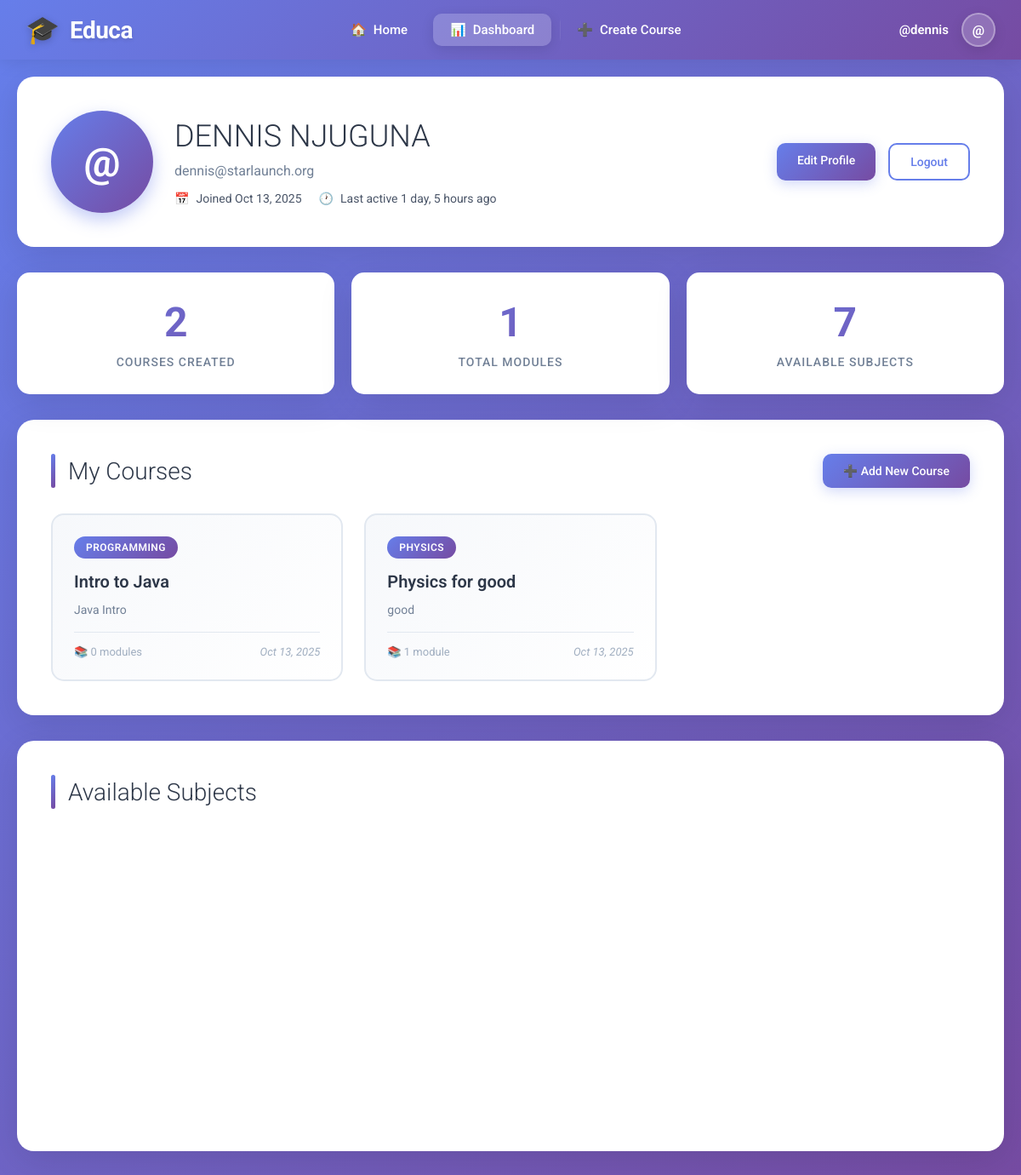
/accounts/profile/ (signed in), run on the app's committed database.
### courses/models.py (models this page shows, shortened)
class Course(models.Model):
    owner = models.ForeignKey(User,
                              related_name='courses_created',
                              on_delete=models.CASCADE)
    subject = models.ForeignKey(Subject,
                                related_name='courses',
                                on_delete=models.CASCADE)
    title = models.CharField(max_length=200)
    slug = models.SlugField(max_length=200, unique=True)
    overview = models.TextField()
    created = models.DateTimeField(auto_now_add=True)
    class Meta:
        ordering = ['-created']

class Subject(models.Model):
    title = models.CharField(max_length=200)
    slug = models.SlugField(max_length=200, unique=True)
    class Meta:
        ordering = ['title']

### courses/views.py (the view)
# urls.py: path('accounts/profile/', views.profile, name='profile'),
@login_required
def profile(request):
    created_courses = Course.objects.filter(owner=request.user).select_related('subject').prefetch_related('modules')
    subjects = Subject.objects.annotate(total_courses=Count('courses'))
    total_courses_created = created_courses.count()
    total_modules = sum(course.modules.count() for course in created_courses)
    context = {
        'created_courses': created_courses,
        'subjects': subjects,
        'total_courses_created': total_courses_created,
        'total_modules': total_modules,
    }
    return render(request, 'courses/profile.html', context)

### courses/templates/courses/profile.html (shortened to what this page needs)
{% extends "base.html" %}
{% load static %}
{% block content %}
<div class="profile-wrapper">
    <div class="profile-header">
        <div style="display: flex; align-items: center; gap: 25px; flex: 1; min-width: 300px;">
            <div class="profile-avatar">
                {{ user.username|slice:":1"|upper }}
            </div>
            <div class="profile-info-main">
                <h1>{{ user.get_full_name|default:user.username }}</h1>
                <div class="profile-email">{{ user.email|default:"No email set" }}</div>
                <div class="profile-meta">
                    <div class="meta-item">
                        <span>📅</span>
                        <span>Joined {{ user.date_joined|date:"M d, Y" }}</span>
                    </div>
                    {% if user.last_login %}
                    <div class="meta-item">
                        <span>🕐</span>
                        <span>Last active {{ user.last_login|timesince }} ago</span>
                    </div>
                    {% endif %}
                </div>
            </div>
        </div>
        <div class="profile-actions">
            <a href="{% url 'profile_edit' %}" class="btn btn-primary">Edit Profile</a>
            <a href="{% url 'logout' %}" class="btn btn-secondary">Logout</a>
        </div>
    </div>
    <div class="stats-grid">
        <div class="stat-card">
            <div class="stat-number">{{ total_courses_created }}</div>
            <div class="stat-label">Courses Created</div>
        </div>
        <div class="stat-card">
            <div class="stat-number">{{ total_modules }}</div>
            <div class="stat-label">Total Modules</div>
        </div>
        <div class="stat-card">
            <div class="stat-number">{{ subjects.count }}</div>
            <div class="stat-label">Available Subjects</div>
        </div>
    </div>
    <div class="content-section">
        <div style="display: flex; justify-content: space-between; align-items: center; margin-bottom: 30px;">
            <h2 class="section-title" style="margin: 0;">My Courses</h2>
            {% if created_courses %}
                <a href="{% url 'course_create' %}" class="btn btn-primary" style="white-space: nowrap;">
                    ➕ Add New Course
                </a>
            {% endif %}
        </div>
        {% if created_courses %}
            <div class="courses-grid">
                {% for course in created_courses %}
                <div class="course-card" onclick="window.location.href='{% url 'course_detail' course.id %}'">
                    <span class="course-subject">{{ course.subject.title }}</span>
                    <h3 class="course-title">{{ course.title }}</h3>
                    <p class="course-overview">{{ course.overview|truncatewords:20 }}</p>
                    <div class="course-meta">
                        <span class="modules-count">
                            📚 {{ course.modules.count }} module{{ course.modules.count|pluralize }}
                        </span>
                        <span class="course-date">{{ course.created|date:"M d, Y" }}</span>
                    </div>
                </div>
                {% endfor %}
            </div>
        {% endif %}
    </div>
    <div class="content-section">
        <h2 class="section-title">Available Subjects</h2>
        {% if subjects %}
            <div class="subjects-grid">
            </div>
        {% else %}
            <div class="empty-state">
                <div class="empty-state-icon">🎯</div>
                <h3 class="empty-state-title">No Subjects Available</h3>
                <p class="empty-state-text">Subjects will appear here once they are added to the platform.</p>
            </div>
        {% endif %}
    </div>
</div>
{% endblock %}

### courses/templates/base.html (shortened to what this page needs)
{% load static %}
<!DOCTYPE html>
<html>
  <head>
    <link href="{% static "css/base.css" %}" rel="stylesheet">
  </head>
  <body>
    <nav class="top-navbar" id="navbar">
      <div class="navbar-container">
        <a href="{% url 'home' %}" class="navbar-logo">
          <span class="logo-icon">🎓</span>
          <span class="logo-text">Educa</span>
        </a>
        <ul class="navbar-menu" id="navbarMenu">
          <li><a href="{% url 'home' %}" class="nav-link {% if request.resolver_match.url_name == 'home' %}active{% endif %}">
            <span>🏠</span> Home
          </a></li>
          {% if request.user.is_authenticated %}
            <li><a href="{% url 'profile' %}" class="nav-link {% if request.resolver_match.url_name == 'profile' %}active{% endif %}">
              <span>📊</span> Dashboard
            </a></li>
            <li><a href="{% url 'course_create' %}" class="nav-link">
              <span>➕</span> Create Course
            </a></li>
          {% endif %}
        </ul>
        <div class="navbar-user">
          {% if request.user.is_authenticated %}
            <span class="user-name">{{ request.user.username }}</span>
            <div class="dropdown">
              <div class="user-avatar">{{ request.user.username|slice:":1"|upper }}</div>
            </div>
          {% else %}
            <a href="{% url 'login' %}" class="btn-navbar btn-outline">Sign In</a>
            <a href="{% url 'signup' %}" class="btn-navbar">Get Started</a>
          {% endif %}
        </div>
      </div>
    </nav>
    <div class="page-content">
      <div id="content">
        {% block content %}
        {% endblock %}
      </div>
    </div>
  </body>
</html>

### courses/static/css/base.css (style rules this page uses)
body { margin:0; font-family:'Roboto', sans-serif; font-weight:400; color:#333; }
a { color:#3fad37; text-decoration:none; }
ul { float:left; }
h1, h2, h3, h4, h5, h6 { font-family:'Roboto', sans-serif; font-weight:300; }
h1 { background:#efefef; width:100%; overflow:auto; padding:20px 0 20px 40px; margin:0; }

### courses/templates/base.html (style rules this page uses)
* { margin: 0; padding: 0; box-sizing: border-box; }
body { font-family: 'Roboto', -apple-system, BlinkMacSystemFont, 'Segoe UI', sans-serif; margin: 0; padding: 0; }
.top-navbar { background: linear-gradient(135deg, #667eea 0%, #764ba2 100%); box-shadow: 0 2px 20px rgba(0, 0, 0, 0.1); position: sticky; top: 0; z-index: 1000; transition: all 0.3s ease; }
.navbar-container { max-width: 1400px; margin: 0 auto; padding: 0 30px; display: flex; align-items: center; justify-content: space-between; height: 70px; }
.navbar-logo { display: flex; align-items: center; gap: 12px; text-decoration: none; transition: transform 0.3s ease; }
.logo-icon { font-size: 32px; filter: drop-shadow(0 2px 4px rgba(0, 0, 0, 0.2)); }
.logo-text { color: white; font-size: 28px; font-weight: 700; letter-spacing: -0.5px; text-shadow: 0 2px 4px rgba(0, 0, 0, 0.1); }
.navbar-menu { display: flex; align-items: center; gap: 10px; list-style: none; }
.navbar-menu li { position: relative; }
.nav-link { color: white; text-decoration: none; padding: 10px 20px; border-radius: 10px; font-weight: 500; font-size: 15px; transition: all 0.3s ease; display: flex; align-items: center; gap: 8px; position: relative; overflow: hidden; }
.nav-link::before { content: ''; position: absolute; top: 0; left: 0; right: 0; bottom: 0; background: rgba(255, 255, 255, 0.1); transform: translateX(-100%); transition: transform 0.3s ease; }
.nav-link.active { background: rgba(255, 255, 255, 0.2); box-shadow: 0 4px 15px rgba(0, 0, 0, 0.1); }
.navbar-user { display: flex; align-items: center; gap: 15px; }
.user-avatar { width: 40px; height: 40px; border-radius: 50%; background: rgba(255, 255, 255, 0.2); display: flex; align-items: center; justify-content: center; color: white; font-weight: 700; font-size: 16px; border: 2px solid rgba(255, 255, 255, 0.3); cursor: pointer; transition: all 0.3s ease; box-shadow: 0 4px 15px rgba(0, 0, 0, 0.1); }
.user-name { color: white; font-weight: 600; font-size: 15px; display: none; }
.dropdown { position: relative; }
@media (min-width: 768px) { .user-name { display: block; } }
.top-navbar { animation: slideDown 0.5s ease-out; }
.page-content { min-height: calc(100vh - 70px); }

### data on the page
Course: subject "PROGRAMMING", title "Intro to Java", overview "Java Intro", modules.count "0", created "Oct 13, 2025"
Course: subject "PHYSICS", title "Physics for good", overview "good", modules.count "1", created "Oct 13, 2025"

### other printed values
{{ request.user.username }} "@dennis"
{{ request.user.username|slice:":1"|upper }} "@"
{{ user.username|slice:":1"|upper }} "@"
{{ user.get_full_name|default:user.username }} "DENNIS NJUGUNA"
{{ user.email|default:"No email set" }} "dennis@starlaunch.org"
{{ user.date_joined|date:"M d, Y" }} "Oct 13, 2025"
{{ user.last_login|timesince }} "1 day, 5 hours"
{{ total_courses_created }} "2"
{{ total_modules }} "1"
{{ subjects.count }} "7"
